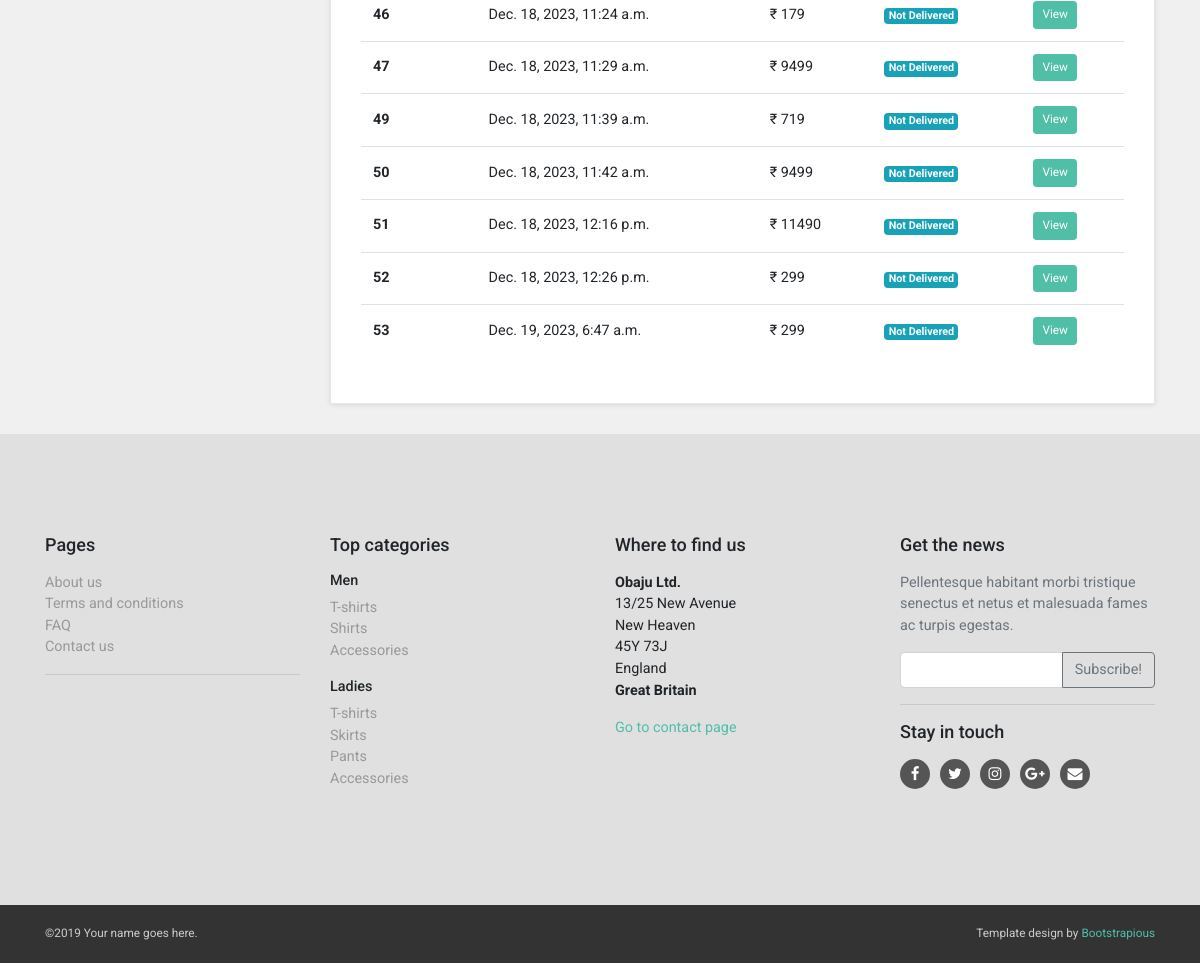
The app's page /orders/akash122 (signed in, lower part), older data.
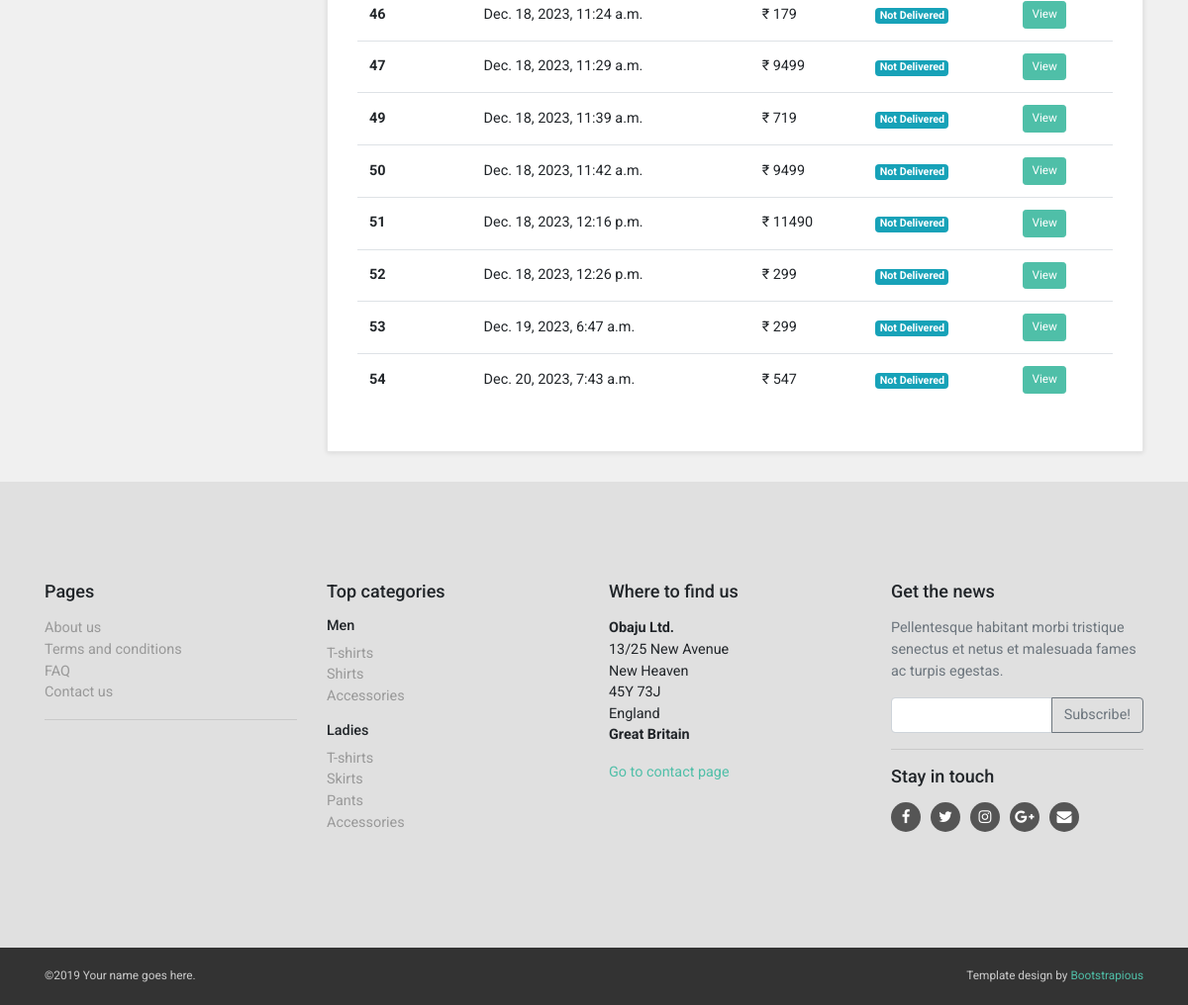
The same page, newer data.
### orders/models.py (models this page shows, shortened)
class Order(models.Model):
    user = models.ForeignKey(User, on_delete=models.CASCADE)
    delivery_address = models.ForeignKey(Address, on_delete=models.SET_NULL, null=True)
    order_date = models.DateTimeField(auto_now_add=True)
    total_bill = models.IntegerField(blank=True, null=True)
    transaction_id = models.CharField(max_length=100, blank=True)
    payment_method = models.CharField(max_length=20, choices=payment_choices)
    is_delivered = models.BooleanField(default=False)
    is_confirmed = models.BooleanField(default=False)

### orders/views.py (the view)
# urls.py: path('orders/<str:id>', views.order),
@login_required(login_url='/register')
def order(request, id):
    price = {}
    data = Order.objects.filter(user=request.user)
    for x in data:
        sum = 0
        items = OrderItems.objects.filter(order=x)
        for y in items:
            sum += y.product.price * y.quantity
        price[x.id] = sum
    context = {
        'data' : data,
        'price' : price,
        'category' : ProductCategory.objects.all()
    }
    return render(request, 'order_template/customer-orders.html', context)

### account/models.py (called while the page is built)
    def __str__(self) -> str:
        return self.username

### templates/order_template/customer-orders.html (shortened to what this page needs)
{% extends '../base.html' %}
{% load static %}
{% block content %}
<div id="all">
  <div id="content">
    <div class="container">
      <div class="row">
        <div class="col-lg-3">
        </div>
        <div id="customer-orders" class="col-lg-9">
          <div class="box">
            <div class="table-responsive">
              <table class="table table-hover">
                <tbody>
                  {% for item in data %}
                  <tr>
                    <th>{{item.id}}</th>
                    <td>{{item.order_date}}</td>
                    <td>&#8377; {{ item.total_bill }}</td>
                    <td><span class="badge badge-info">{% if order.is_delivered == True %} Delivered {% else %} Not Delivered {% endif %}</span></td>
                    <td><a href="/order-details/{{user}}/{{item.id}}" class="btn btn-primary btn-sm">View</a></td>
                  </tr>
                  {% endfor %}
                </tbody>
              </table>
            </div>
          </div>
        </div>
      </div>
    </div>
  </div>
</div>
{% endblock %}

Row changes from the older to the newer data that the page shows:
added Order: id "54", order_date "Dec. 20, 2023, 7:43 a.m.", total_bill "547"
